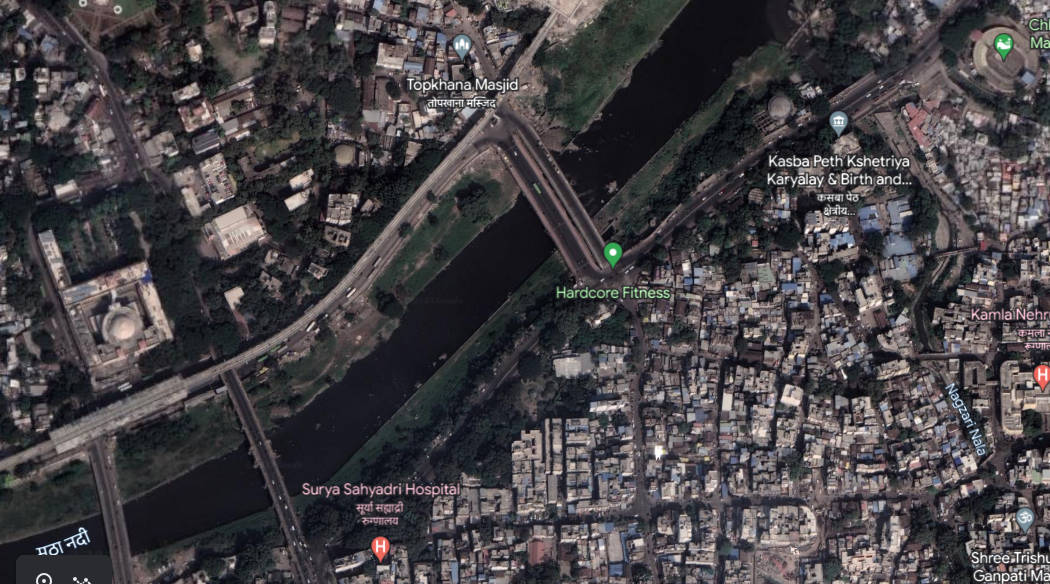
#> input picture satellite_image.jpg, 1050 x 584 px
$ python '1. Image Resizing.py'
#> lines starting #> are read from the running program, lines starting #| are printed output that depends on the picture
import cv2

# Load the image
img = cv2.imread('satellite_image.jpg')
#> img is the input picture: shape (584, 1050, 3); mean B, G, R 69.7, 66.4, 69.9


# Resize the image to half its original size
resized_img = cv2.resize(img, None, fx=0.5, fy=0.5, interpolation=cv2.INTER_LINEAR)
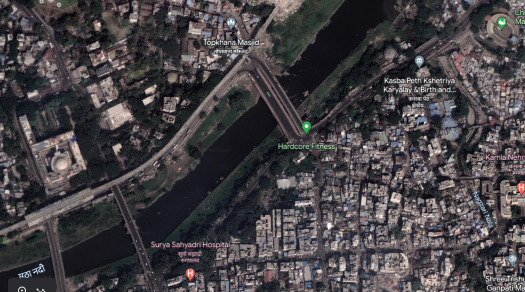
#> resized_img: shape (292, 525, 3); mean B, G, R 69.8, 66.5, 70

# Display the original and resized images
cv2.imshow('Original Image', img)
cv2.imshow('Resized Image', resized_img)
cv2.waitKey(0)
cv2.destroyAllWindows()
